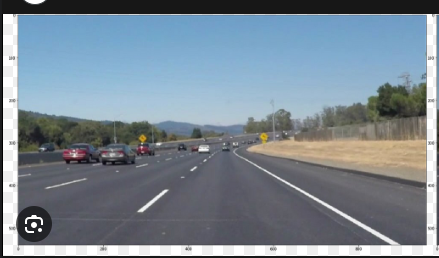
#> input picture AI Models/LKA Version 1/Screenshot from 2024-02-21 06-00-37.png, 439 x 258 px
$ jupyter execute new_module_tests.ipynb
#> lines starting #> are read from the running program, lines starting #| are printed output that depends on the picture; after the words box and inside, x2 and y2 are one past the last pixel; in counts of white or black regions, pixels touching at a corner belong together
### AI Models/LKA Version 1/LKA_module.py
import cv2
import numpy as np

class LaneDetector:
    def __init__(self, lower_yellow, upper_yellow, roi_parm):
        self.lower_yellow = lower_yellow
        self.upper_yellow = upper_yellow
        self.roi_parm = roi_parm

    def ROI(self, image):
        height, width = image.shape[0], image.shape[1]

        left, center, right = self.roi_parm

        triangle = np.array([
            [(int(width*left), height), (int(width*0.5), int(height*center)), (int(width*right), height)]
        ])

        mask = np.zeros_like(image)

        cv2.fillPoly(mask, triangle, (255,255,255))

        masked_image = cv2.bitwise_and(image, mask)
        return masked_image


    def average_lines(self, lines):
        if lines is None:
            return None

        right_lines = []
        left_lines = []

        for line in lines:
            x1, y1, x2, y2 = line[0]

            try:
                slope = (y2 - y1) / (x2 - x1)
            except ZeroDivisionError:
                continue

            if slope > 0:
                right_lines.append(line)
            elif slope < 0:
                left_lines.append(line)

        # Calculate average lines
        avg_right_line = self.calculate_average_line(right_lines)
        avg_left_line = self.calculate_average_line(left_lines)

        return avg_right_line, avg_left_line

    def calculate_average_line(self, lines):
        if not lines:
            return None

        x1_avg = int(np.mean([line[0][0] for line in lines]))
        y1_avg = int(np.mean([line[0][1] for line in lines]))
        x2_avg = int(np.mean([line[0][2] for line in lines]))
        y2_avg = int(np.mean([line[0][3] for line in lines]))

        return [(x1_avg, y1_avg, x2_avg, y2_avg)]


    def detect_lanes(self, image, blur_kernel=(5, 5), canny_params=(50, 150)):
        blurred = cv2.GaussianBlur(image, blur_kernel, 3)
        hsv = cv2.cvtColor(blurred, cv2.COLOR_BGR2HSV)
        gray = cv2.cvtColor(blurred, cv2.COLOR_BGR2GRAY)

        mask_yellow = cv2.inRange(hsv, self.lower_yellow, self.upper_yellow)
        mask_white = cv2.inRange(gray, 200, 255)
        mask_yw = cv2.bitwise_or(mask_white, mask_yellow)
        mask_yw_image = cv2.bitwise_and(hsv, hsv, mask_yw)

        edges = cv2.Canny(mask_yw_image, *canny_params)

        mask = np.zeros(edges.shape[:2], np.uint8)
        mask[edges.shape[0] // 2:, :] = 255
        edges = cv2.bitwise_and(edges, mask)

        roi = self.ROI(edges)
        lines = cv2.HoughLinesP(roi, 2, np.pi/180, threshold=50, maxLineGap=100)

        return self.average_lines(lines)


class LaneDetectorResult:
    def __init__(self, image, lines):
        self.image = image
        self.lines = lines

    def calculate_error(self):
        if self.lines is not None:
            lane_center_x = np.mean([np.mean([line[0][0], line[0][2]]) for line in self.lines])
            scene_center_x = self.image.shape[1] // 2
            error = lane_center_x - scene_center_x
            return error
        else:
            return None

    def plot_lanes_and_center_line(self):
        if self.lines is not None:
            lane_image = np.zeros_like(self.image)
            for line in self.lines:
                x1, y1, x2, y2 = line[0]
                cv2.line(lane_image, (x1, y1), (x2, y2), (0, 255, 0), thickness=5)
            self.image = cv2.addWeighted(self.image, 1, lane_image, 0.4, 0)

        # Calculate average x-coordinate of detected lines
        if self.lines:
            lane_center_x = np.mean([np.mean([line[0][0], line[0][2]]) for line in self.lines])
        else:
            lane_center_x = self.image.shape[1] // 2

        # Draw center line
        height, width = self.image.shape[0], self.image.shape[1]
        center_x = int(lane_center_x)
        cv2.line(self.image, (center_x, 0), (center_x, height), (0, 0, 255), thickness=3)

        # Display error
        error = self.calculate_error()
        font = cv2.FONT_HERSHEY_SIMPLEX
        cv2.putText(self.image, f"Error: {error}", (50, 50), font, 1, (255, 0, 0), 2, cv2.LINE_AA)

        return self.image

### AI Models/LKA Version 1/new_module_tests.ipynb
[cell 1]
import cv2
import matplotlib.pyplot as plt
import numpy as np
from LKA_module import LaneDetector, LaneDetectorResult

[cell 2]
frame = cv2.imread("Screenshot from 2024-02-21 06-00-37.png")
#> frame is the input picture: shape (258, 439, 3); mean B, G, R 146.9, 135.8, 122.5
# Check if the image was loaded successfully
if frame is  None:
    print("Failed to load the image.")
else:
    plt.imshow(frame)

[cell 3]
lower_color = np.array([0, 0, 0])
upper_color = np.array([30, 255, 255])
roi_parm = (0, 0.5, 1)

detector = LaneDetector(lower_color, upper_color, roi_parm=roi_parm)

[cell 4]
roi = detector.ROI(frame)
#> in ROI, `cv2.fillPoly(mask, triangle, (255,255,255))`:
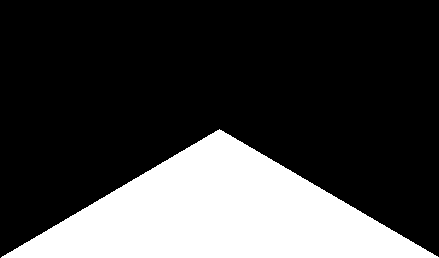
#> mask: shape (258, 439, 3); 25.1% white; 1 white region, box (x1, y1, x2, y2) and area: (1, 129, 439, 258) 28406
#> in ROI, `masked_image = cv2.bitwise_and(image, mask)`:
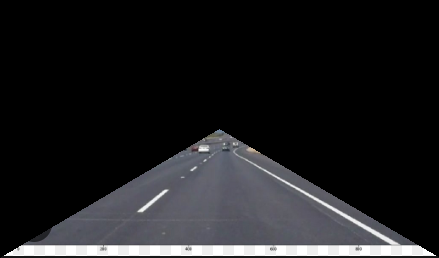
#> masked_image: shape (258, 439, 3); mean B, G, R 31.1, 29.3, 29.2


plt.imshow(roi)

[cell 5]
lines = detector.detect_lanes(frame)
#> in detect_lanes, `blurred = cv2.GaussianBlur(image, blur_kernel, 3)`:
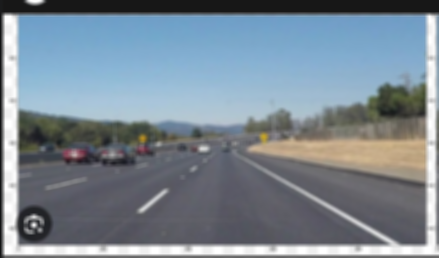
#> blurred: shape (258, 439, 3); mean B, G, R 147.1, 135.9, 122.7
#> in detect_lanes, `hsv = cv2.cvtColor(blurred, cv2.COLOR_BGR2HSV)`: hsv: shape (258, 439, 3); mean H, S, V 85.5, 45.6, 150.6
#> in detect_lanes, `gray = cv2.cvtColor(blurred, cv2.COLOR_BGR2GRAY)`:
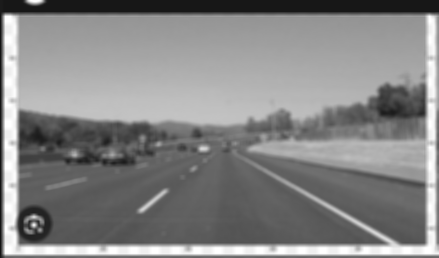
#> gray: shape (258, 439); min 19, max 255, mean 133.2
#> in detect_lanes, `mask_yellow = cv2.inRange(hsv, self.lower_yellow, self.upper_yellow)`: mask_yellow: shape (258, 439); 20.7% white; 19 white regions (12 under 20 px), largest, box (x1, y1, x2, y2) and area: (2, 0, 439, 258) 22777, (157, 134, 223, 144) 322, (134, 133, 149, 148) 142
#> in detect_lanes, `mask_white = cv2.inRange(gray, 200, 255)`:
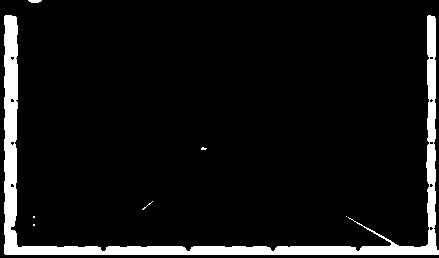
#> mask_white: shape (258, 439); 7.6% white; 7 white regions (5 under 20 px), largest, box (x1, y1, x2, y2) and area: (4, 15, 439, 255) 8591, (28, 0, 42, 3) 34
#> in detect_lanes, `mask_yw = cv2.bitwise_or(mask_white, mask_yellow)`:
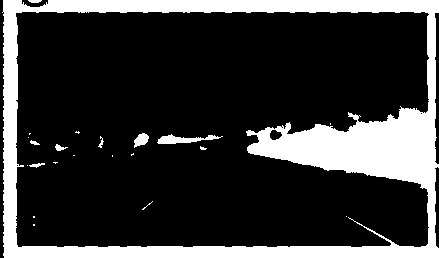
#> mask_yw: shape (258, 439); 21.6% white; 22 white regions (14 under 20 px), largest, box (x1, y1, x2, y2) and area: (2, 0, 439, 258) 23807, (157, 134, 223, 144) 322, (134, 133, 149, 148) 142
#> in detect_lanes, `edges = cv2.Canny(mask_yw_image, *canny_params)`: edges: shape (258, 439); 5.6% white in thin lines or dots
#> in detect_lanes, `edges = cv2.bitwise_and(edges, mask)`:
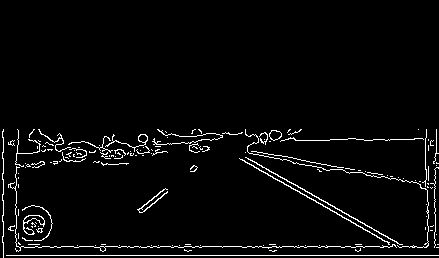
#> edges: shape (258, 439); 3.6% white in thin lines or dots, all inside (x1, y1, x2, y2) = (2, 129, 439, 258)
#> in ROI (call 2), `masked_image = cv2.bitwise_and(image, mask)`:
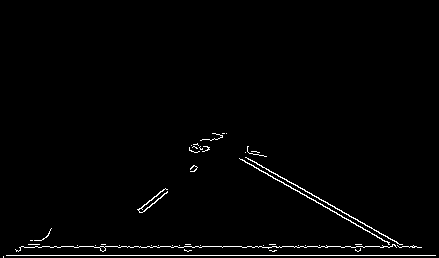
#> masked_image: shape (258, 439); 1.5% white in thin lines or dots, all inside (x1, y1, x2, y2) = (3, 133, 436, 258)
#> in detect_lanes, `lines = cv2.HoughLinesP(roi, 2, np.pi/180, threshold=50, maxLineGap=100)`: lines = [[6, 255, 435, 255], [21, 246, 416, 246], [208, 139, 392, 245], [214, 138, 399, 244], [19, 247, 421, 247], [28, 244, 402, 244], [95, 245, 194, 165], [141, 212, 197, 167]]
#> the loop in average_lines, `for line in lines:` made 8 passes
#> (x1, y1, x2, y2, slope) on passes 1 to 8: (6, 255, 435, 255, 0), (21, 246, 416, 246, 0), (208, 139, 392, 245, 0.576), (214, 138, 399, 244, 0.573), (19, 247, 421, 247, 0), (28, 244, 402, 244, 0), (95, 245, 194, 165, -0.808), (141, 212, 197, 167, -0.804)
#> after the loop in average_lines, `for line in lines:`: left_lines = [[[95, 245, 194, 165]], [[141, 212, 197, 167]]]; right_lines = [[[208, 139, 392, 245]], [[214, 138, 399, 244]]]
#> in calculate_average_line, `x1_avg = int(np.mean([line[0][0] for line in lines]))`: x1_avg = 211
#> in calculate_average_line, `y1_avg = int(np.mean([line[0][1] for line in lines]))`: y1_avg = 138
#> in calculate_average_line, `x2_avg = int(np.mean([line[0][2] for line in lines]))`: x2_avg = 395
#> in calculate_average_line, `y2_avg = int(np.mean([line[0][3] for line in lines]))`: y2_avg = 244
#> in average_lines, `avg_right_line = self.calculate_average_line(right_lines)`: avg_right_line = [(211, 138, 395, 244)]
#> in average_lines, `avg_left_line = self.calculate_average_line(left_lines)`: avg_left_line = [(118, 228, 195, 166)]
#> lines = ([(211, 138, 395, 244)], [(118, 228, 195, 166)])

print(lines)
#| ([(211, 138, 395, 244)], [(118, 228, 195, 166)])

[cell 6]
lane_detection_result = LaneDetectorResult(frame, lines)
error = lane_detection_result.calculate_error()
#> in calculate_error, `lane_center_x = np.mean([np.mean([line[0][0], line[0][2]]) for line in..`: lane_center_x = 229.8
#> in calculate_error, `error = lane_center_x - scene_center_x`: error = 10.75
#> error = 10.75
error
#> Out = 10.75

[cell 7]
lanes = lane_detection_result.plot_lanes_and_center_line()
#> the loop in plot_lanes_and_center_line, `for line in self.lines:` made 2 passes
#> after the loop in plot_lanes_and_center_line, `for line in self.lines:`:
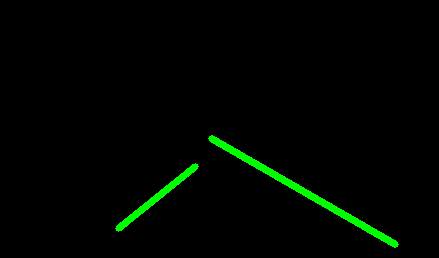
#> lane_image: shape (258, 439, 3); mean of channels 0, 1, 2 0, 5.1, 0; drawn as B, G, R
#> in plot_lanes_and_center_line, `lane_center_x = np.mean([np.mean([line[0][0], line[0][2]]) for line in..`: lane_center_x = 229.8
#> in plot_lanes_and_center_line, `center_x = int(lane_center_x)`: center_x = 229
#> in plot_lanes_and_center_line, `error = self.calculate_error()`: error = 10.75
#> in plot_lanes_and_center_line, `font = cv2.FONT_HERSHEY_SIMPLEX`: font = 0
#> in plot_lanes_and_center_line, `cv2.putText(self.image, f"Error: {error}", (50, 50), font, 1, (255, 0,..`:
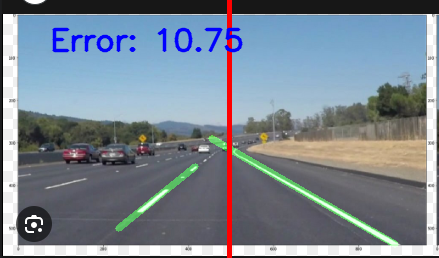
#> self.image: shape (258, 439, 3); mean B, G, R 145.9, 134.1, 122.7
plt.imshow(lanes)
